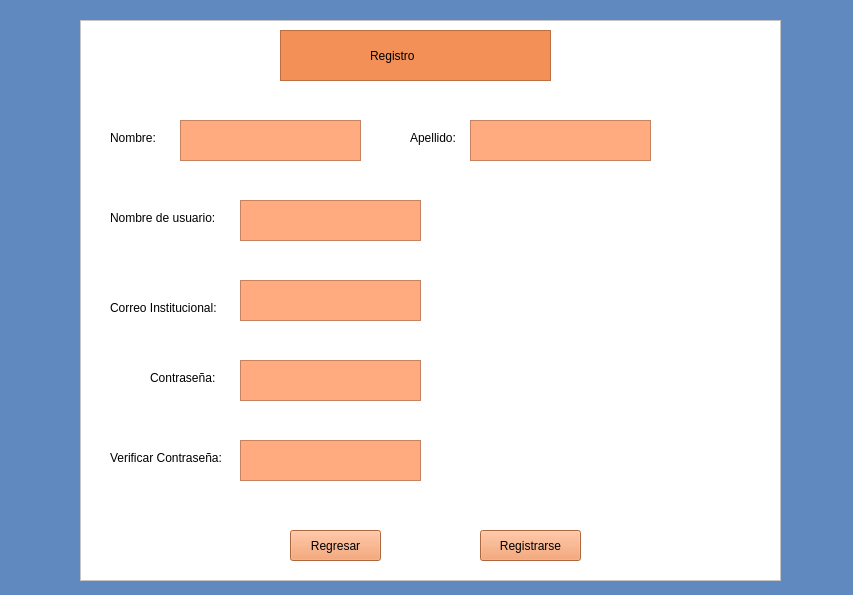
<?xml version="1.0" encoding="UTF-8"?>
<ui version="4.0">
 <class>InicioS</class>
 <widget class="QWidget" name="InicioS">
  <property name="geometry">
   <rect>
    <x>0</x>
    <y>0</y>
    <width>853</width>
    <height>595</height>
   </rect>
  </property>
  <property name="windowTitle">
   <string>Form</string>
  </property>
  <property name="styleSheet">
   <string notr="true">background-color: rgb(96, 137, 191);</string>
  </property>
  <widget class="QLabel" name="label_4">
   <property name="geometry">
    <rect>
     <x>30</x>
     <y>30</y>
     <width>49</width>
     <height>16</height>
    </rect>
   </property>
   <property name="text">
    <string/>
   </property>
  </widget>
  <widget class="QFrame" name="frame_4">
   <property name="geometry">
    <rect>
     <x>80</x>
     <y>20</y>
     <width>701</width>
     <height>561</height>
    </rect>
   </property>
   <property name="styleSheet">
    <string notr="true">background-color: rgb(255, 255, 255);</string>
   </property>
   <property name="frameShape">
    <enum>QFrame::StyledPanel</enum>
   </property>
   <property name="frameShadow">
    <enum>QFrame::Raised</enum>
   </property>
   <widget class="QFrame" name="frame_2">
    <property name="geometry">
     <rect>
      <x>200</x>
      <y>10</y>
      <width>271</width>
      <height>51</height>
     </rect>
    </property>
    <property name="styleSheet">
     <string notr="true">background-color: rgb(242, 144, 87);</string>
    </property>
    <property name="frameShape">
     <enum>QFrame::StyledPanel</enum>
    </property>
    <property name="frameShadow">
     <enum>QFrame::Raised</enum>
    </property>
    <widget class="QLabel" name="label">
     <property name="geometry">
      <rect>
       <x>90</x>
       <y>10</y>
       <width>121</width>
       <height>31</height>
      </rect>
     </property>
     <property name="styleSheet">
      <string notr="true">font: 700 14pt &quot;Segoe UI&quot;;</string>
     </property>
     <property name="text">
      <string>Registro</string>
     </property>
    </widget>
   </widget>
   <widget class="QTextEdit" name="Nombre">
    <property name="geometry">
     <rect>
      <x>100</x>
      <y>100</y>
      <width>181</width>
      <height>41</height>
     </rect>
    </property>
    <property name="styleSheet">
     <string notr="true">background-color: rgb(255, 170, 127);</string>
    </property>
   </widget>
   <widget class="QLabel" name="label_2">
    <property name="geometry">
     <rect>
      <x>30</x>
      <y>110</y>
      <width>49</width>
      <height>16</height>
     </rect>
    </property>
    <property name="styleSheet">
     <string notr="true">font: 700 9pt &quot;Segoe UI&quot;;</string>
    </property>
    <property name="text">
     <string>Nombre:</string>
    </property>
   </widget>
   <widget class="QLabel" name="label_3">
    <property name="geometry">
     <rect>
      <x>330</x>
      <y>110</y>
      <width>49</width>
      <height>16</height>
     </rect>
    </property>
    <property name="styleSheet">
     <string notr="true">font: 700 9pt &quot;Segoe UI&quot;;</string>
    </property>
    <property name="text">
     <string>Apellido:</string>
    </property>
   </widget>
   <widget class="QLabel" name="label_5">
    <property name="geometry">
     <rect>
      <x>30</x>
      <y>280</y>
      <width>111</width>
      <height>16</height>
     </rect>
    </property>
    <property name="styleSheet">
     <string notr="true">font: 700 9pt &quot;Segoe UI&quot;;</string>
    </property>
    <property name="text">
     <string>Correo Institucional:</string>
    </property>
   </widget>
   <widget class="QLabel" name="label_7">
    <property name="geometry">
     <rect>
      <x>30</x>
      <y>190</y>
      <width>111</width>
      <height>16</height>
     </rect>
    </property>
    <property name="styleSheet">
     <string notr="true">font: 700 9pt &quot;Segoe UI&quot;;</string>
    </property>
    <property name="text">
     <string>Nombre de usuario:</string>
    </property>
   </widget>
   <widget class="QLabel" name="label_6">
    <property name="geometry">
     <rect>
      <x>70</x>
      <y>350</y>
      <width>71</width>
      <height>16</height>
     </rect>
    </property>
    <property name="styleSheet">
     <string notr="true">font: 700 9pt &quot;Segoe UI&quot;;</string>
    </property>
    <property name="text">
     <string>Contraseña:</string>
    </property>
   </widget>
   <widget class="QLabel" name="label_8">
    <property name="geometry">
     <rect>
      <x>30</x>
      <y>430</y>
      <width>121</width>
      <height>16</height>
     </rect>
    </property>
    <property name="styleSheet">
     <string notr="true">font: 700 9pt &quot;Segoe UI&quot;;</string>
    </property>
    <property name="text">
     <string>Verificar Contraseña:</string>
    </property>
   </widget>
   <widget class="QTextEdit" name="Apellido">
    <property name="geometry">
     <rect>
      <x>390</x>
      <y>100</y>
      <width>181</width>
      <height>41</height>
     </rect>
    </property>
    <property name="styleSheet">
     <string notr="true">background-color: rgb(255, 170, 127);</string>
    </property>
   </widget>
   <widget class="QTextEdit" name="nombreUsuario">
    <property name="geometry">
     <rect>
      <x>160</x>
      <y>180</y>
      <width>181</width>
      <height>41</height>
     </rect>
    </property>
    <property name="styleSheet">
     <string notr="true">background-color: rgb(255, 170, 127);</string>
    </property>
   </widget>
   <widget class="QTextEdit" name="CorreoInstitucional">
    <property name="geometry">
     <rect>
      <x>160</x>
      <y>260</y>
      <width>181</width>
      <height>41</height>
     </rect>
    </property>
    <property name="styleSheet">
     <string notr="true">background-color: rgb(255, 170, 127);</string>
    </property>
   </widget>
   <widget class="QTextEdit" name="Contra">
    <property name="geometry">
     <rect>
      <x>160</x>
      <y>340</y>
      <width>181</width>
      <height>41</height>
     </rect>
    </property>
    <property name="styleSheet">
     <string notr="true">background-color: rgb(255, 170, 127);</string>
    </property>
   </widget>
   <widget class="QTextEdit" name="verificarContra">
    <property name="geometry">
     <rect>
      <x>160</x>
      <y>420</y>
      <width>181</width>
      <height>41</height>
     </rect>
    </property>
    <property name="styleSheet">
     <string notr="true">background-color: rgb(255, 170, 127);</string>
    </property>
   </widget>
   <widget class="QPushButton" name="botonRegresar1">
    <property name="geometry">
     <rect>
      <x>210</x>
      <y>510</y>
      <width>91</width>
      <height>31</height>
     </rect>
    </property>
    <property name="styleSheet">
     <string notr="true">background-color: rgb(242, 144, 87);
font: 700 9pt &quot;Segoe UI&quot;;</string>
    </property>
    <property name="text">
     <string>Regresar</string>
    </property>
   </widget>
   <widget class="QPushButton" name="botonRegistrarse">
    <property name="geometry">
     <rect>
      <x>400</x>
      <y>510</y>
      <width>101</width>
      <height>31</height>
     </rect>
    </property>
    <property name="styleSheet">
     <string notr="true">background-color: rgb(242, 144, 87);
font: 700 9pt &quot;Segoe UI&quot;;</string>
    </property>
    <property name="text">
     <string>Registrarse</string>
    </property>
   </widget>
  </widget>
 </widget>
 <resources>
  <include location="img/imagen.qrc"/>
 </resources>
 <connections/>
</ui>
